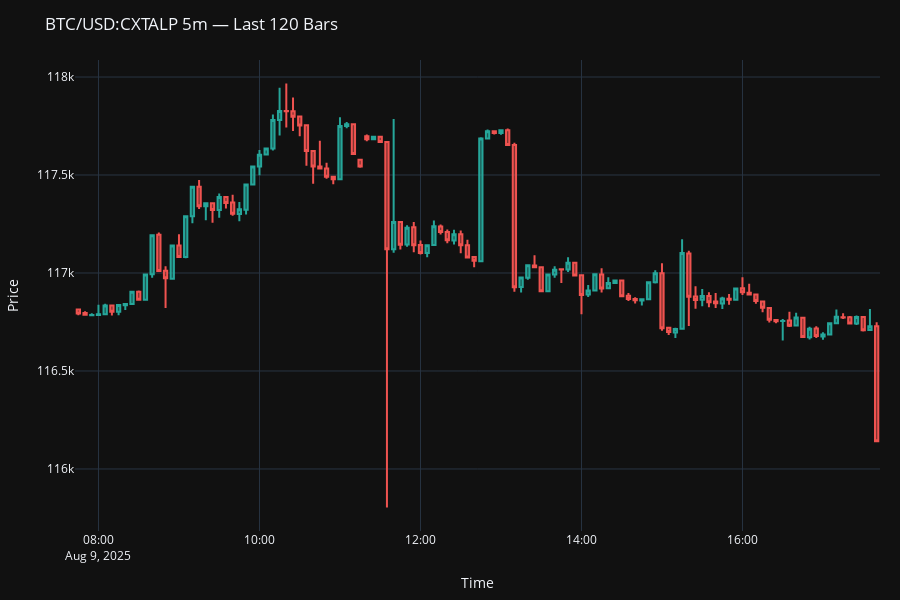

This figure's notebook cell:
### Markdown cell above
## Plot: Recent Candles
Interactive candlestick plot utilities. Run the setup cell, then either a one-shot render or a short live updating loop. Adjust interval or lookback as needed.

### Code cell
from tastytrade.realtime import LiveMACDHullStreamer

streamer = LiveMACDHullStreamer(symbol=SYMBOL, interval='5m', min_rows=40, poll_secs=2.0)
chart = await streamer.start(dxlink)
chart.figure
